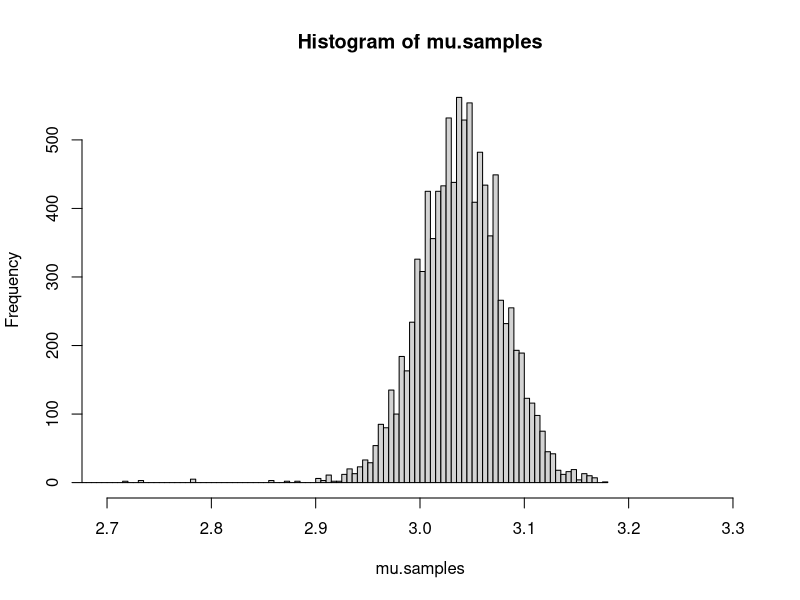
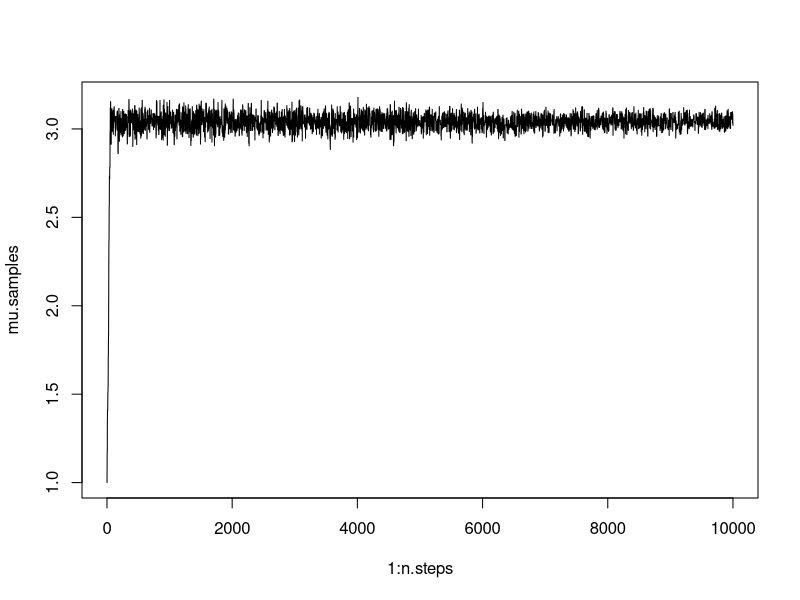
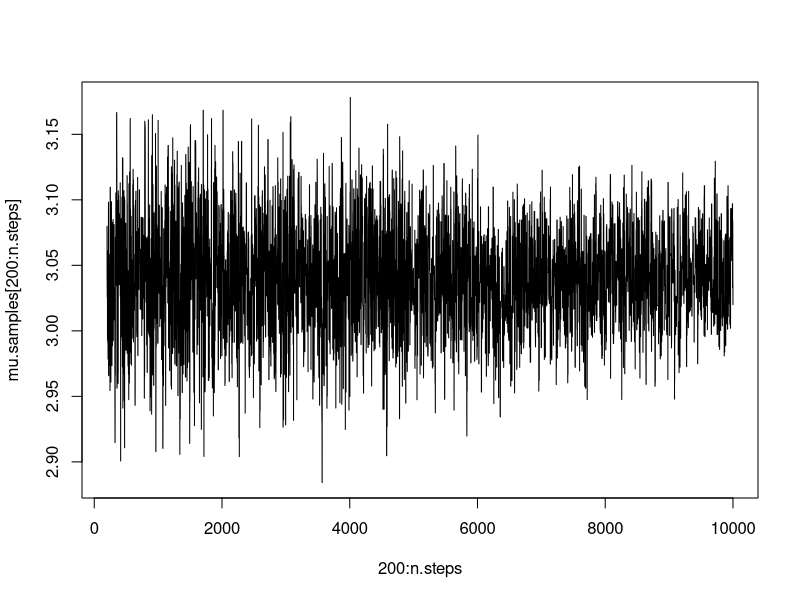

Generate these figures, in order, with R:
# simulated super simple normal distribution data
N <- 100
mu.true <- 3
sigma.true <- .5
y <- rnorm(n = N, mean = mu.true, sd = sigma.true)

# establish the prior probability distribution of mu and the likelihood function of our data given mu
mu.prior.probability <- function(mu, mu.prior.min = -1, mu.prior.max = 6) { dunif(x = mu, min = mu.prior.min, max = mu.prior.max) }
data.likelihood.given.mu <- function(mu, observed.data.vector = y, sigma = sigma.true) { dnorm(x = observed.data.vector, mean = mu, sd = sigma)}

# combine the above functions to compute log posterior probability of mu given our data
log.posterior.probability.of.data.given.mu <- function(mu) {
  mu.probability <- mu.prior.probability(mu = mu)
  data.likelihood <- data.likelihood.given.mu(mu = mu)
  log.mu.probability <- log(mu.probability)
  log.data.likelihood <- sum( log(data.likelihood) )
  return( log.mu.probability + log.data.likelihood )
}

# build an MCMC engine
n.steps <- 1e4
mu.samples <- rep(x = NA, n.steps)
mu.current <- mu.initial <- 1
sampler.sigma <- .1

# define move probability functions
move.probability.via.simulated.annealing <- function(temperature, log.prob.mu.current, log.prob.mu.proposal) {
  exponent <- min( 0, (log.prob.mu.proposal - log.prob.mu.current) / temperature )
  return( exp(exponent) )
}

move.probability.via.metropolis <- function(log.prob.mu.proposal, log.prob.mu.current) {
  return( exp( log.prob.mu.proposal - log.prob.mu.current ))
}

# define simulated annealing parameters
temperature <- 1
alpha <- .9999

for (step in 1:n.steps) {
  mu.samples[step] <- mu.current
  mu.proposal <- rnorm(n = 1, mean = mu.current, sd = sampler.sigma)
  move.probability <- move.probability.via.simulated.annealing(
    temperature = temperature,
    log.prob.mu.current = log.posterior.probability.of.data.given.mu(mu = mu.current),
    log.prob.mu.proposal = log.posterior.probability.of.data.given.mu(mu = mu.proposal)
  )
  mu.current <- ifelse(test = runif(1) < move.probability, yes = mu.proposal, no = mu.current)
  temperature <- temperature * alpha
}

# plot resulting samples
hist(mu.samples, breaks = 500, xlim = c(2.7, 3.3))
plot(1:n.steps, mu.samples, type = "l")
plot(200:n.steps, mu.samples[200:n.steps], type = "l")
